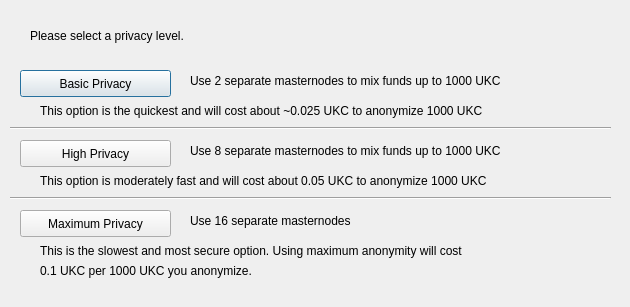
<?xml version="1.0" encoding="UTF-8"?>
<ui version="4.0">
 <class>DarksendConfig</class>
 <widget class="QDialog" name="DarksendConfig">
  <property name="geometry">
   <rect>
    <x>0</x>
    <y>0</y>
    <width>630</width>
    <height>307</height>
   </rect>
  </property>
  <property name="windowTitle">
   <string>Configure Darksend</string>
  </property>
  <widget class="QPushButton" name="buttonBasic">
   <property name="geometry">
    <rect>
     <x>20</x>
     <y>70</y>
     <width>151</width>
     <height>27</height>
    </rect>
   </property>
   <property name="text">
    <string>Basic Privacy</string>
   </property>
  </widget>
  <widget class="QPushButton" name="buttonHigh">
   <property name="geometry">
    <rect>
     <x>20</x>
     <y>140</y>
     <width>151</width>
     <height>27</height>
    </rect>
   </property>
   <property name="text">
    <string>High Privacy</string>
   </property>
  </widget>
  <widget class="QPushButton" name="buttonMax">
   <property name="geometry">
    <rect>
     <x>20</x>
     <y>210</y>
     <width>151</width>
     <height>27</height>
    </rect>
   </property>
   <property name="text">
    <string>Maximum Privacy</string>
   </property>
  </widget>
  <widget class="QLabel" name="label">
   <property name="geometry">
    <rect>
     <x>30</x>
     <y>20</y>
     <width>571</width>
     <height>31</height>
    </rect>
   </property>
   <property name="text">
    <string>Please select a privacy level.</string>
   </property>
  </widget>
  <widget class="QLabel" name="label_2">
   <property name="geometry">
    <rect>
     <x>190</x>
     <y>70</y>
     <width>421</width>
     <height>21</height>
    </rect>
   </property>
   <property name="text">
    <string>Use 2 separate masternodes to mix funds up to 1000 UKC</string>
   </property>
  </widget>
  <widget class="QLabel" name="label_3">
   <property name="geometry">
    <rect>
     <x>190</x>
     <y>140</y>
     <width>411</width>
     <height>21</height>
    </rect>
   </property>
   <property name="text">
    <string>Use 8 separate masternodes to mix funds up to 1000 UKC</string>
   </property>
  </widget>
  <widget class="QLabel" name="label_4">
   <property name="geometry">
    <rect>
     <x>190</x>
     <y>210</y>
     <width>421</width>
     <height>21</height>
    </rect>
   </property>
   <property name="text">
    <string>Use 16 separate masternodes</string>
   </property>
  </widget>
  <widget class="QLabel" name="label_6">
   <property name="geometry">
    <rect>
     <x>40</x>
     <y>100</y>
     <width>561</width>
     <height>21</height>
    </rect>
   </property>
   <property name="text">
    <string>This option is the quickest and will cost about ~0.025 UKC to anonymize 1000 UKC</string>
   </property>
  </widget>
  <widget class="QLabel" name="label_7">
   <property name="geometry">
    <rect>
     <x>40</x>
     <y>170</y>
     <width>561</width>
     <height>21</height>
    </rect>
   </property>
   <property name="text">
    <string>This option is moderately fast and will cost about 0.05 UKC to anonymize 1000 UKC</string>
   </property>
  </widget>
  <widget class="QLabel" name="label_8">
   <property name="geometry">
    <rect>
     <x>40</x>
     <y>240</y>
     <width>561</width>
     <height>21</height>
    </rect>
   </property>
   <property name="text">
    <string>This is the slowest and most secure option. Using maximum anonymity will cost</string>
   </property>
  </widget>
  <widget class="QLabel" name="label_9">
   <property name="geometry">
    <rect>
     <x>40</x>
     <y>260</y>
     <width>561</width>
     <height>21</height>
    </rect>
   </property>
   <property name="text">
    <string>0.1 UKC per 1000 UKC you anonymize.</string>
   </property>
  </widget>
  <widget class="Line" name="line">
   <property name="geometry">
    <rect>
     <x>10</x>
     <y>120</y>
     <width>601</width>
     <height>16</height>
    </rect>
   </property>
   <property name="orientation">
    <enum>Qt::Horizontal</enum>
   </property>
  </widget>
  <widget class="Line" name="line_2">
   <property name="geometry">
    <rect>
     <x>10</x>
     <y>190</y>
     <width>601</width>
     <height>16</height>
    </rect>
   </property>
   <property name="orientation">
    <enum>Qt::Horizontal</enum>
   </property>
  </widget>
 </widget>
 <resources/>
 <connections/>
</ui>
